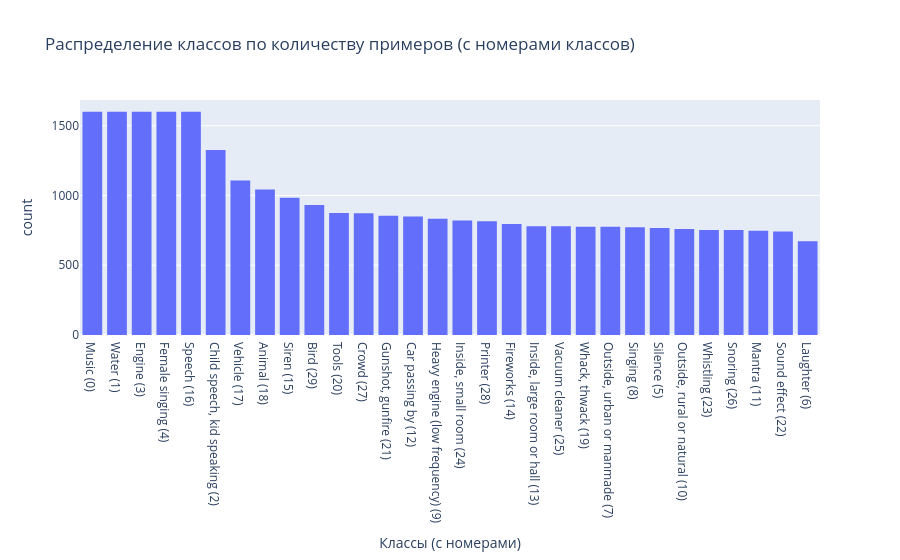
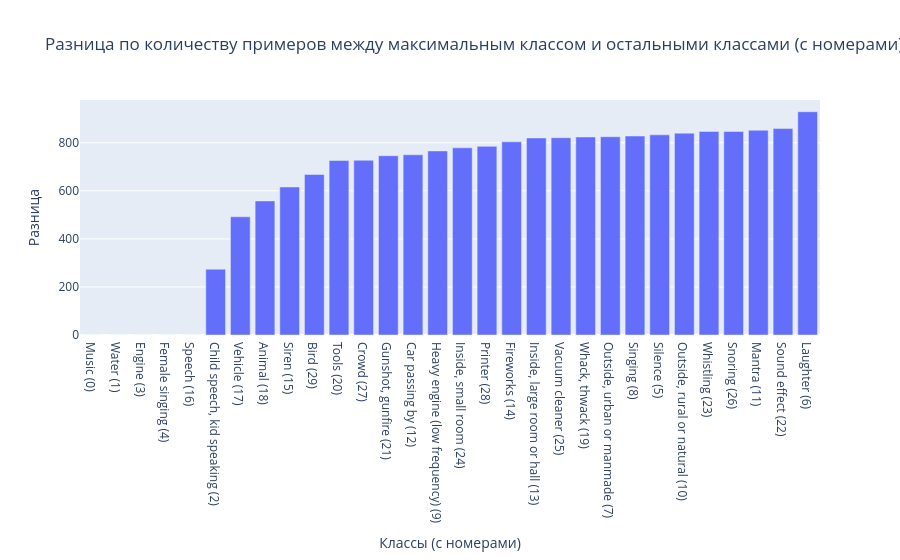

The code cell stored with these charts, in order, in its notebook:
### Markdown cell above
Посмотрим на распределение меток классов, а так же расчитаем разницу между каждым классом количеством примером меньшим максимамльно класса представленного в датасете:

### Code cell
# Extract text labels from the training dataset
text_labels = [id2label_fn(label) for label in raw_dataset['train']['genre']]

# Get the labels from the training dataset with class numbers
class_labels_with_numbers = [f"{label} ({label2id_fn(label)})" for label in text_labels]

# Create a DataFrame with the labels and class numbers
label_df_with_numbers = pd.DataFrame(class_labels_with_numbers, columns=['Label'])

# Calculate the count of each label with class numbers
label_counts_with_numbers = label_df_with_numbers['Label'].value_counts()

# Plot the distribution of class labels with class numbers
fig_with_numbers = px.histogram(label_df_with_numbers, x='Label', title='Распределение классов по количеству примеров (с номерами классов)', labels={'Label': 'Классы (с номерами)'})
fig_with_numbers.update_xaxes(categoryorder='total descending')
fig_with_numbers.show()

# Calculate the difference in count between the most numerous class and other classes
max_count = label_counts_with_numbers.max()
label_counts_diff_with_numbers = max_count - label_counts_with_numbers

# Create a DataFrame for the differences
label_diff_df_with_numbers = pd.DataFrame({
    'Label': label_counts_diff_with_numbers.index,
    'Difference': label_counts_diff_with_numbers.values
})

# Plot the difference in count between the most numerous class and other classes
fig_diff_with_numbers = px.bar(label_diff_df_with_numbers, x='Label', y='Difference', title='Разница по количеству примеров между максимальным классом и остальными классами (с номерами)', labels={'Label': 'Классы (с номерами)', 'Difference': 'Разница'})
fig_diff_with_numbers.show()

### Figure 1 — Plotly figure (JSON) as saved in the notebook; plotly's stock layout.template omitted (floating-point values rounded to 4 significant figures; data arrays with more than 128 entries replaced by an {"elided": "..."} marker saying what was removed)
{"data": [{"alignmentgroup": "True", "bingroup": "x", "hovertemplate": "Классы (с номерами)=%{x}<br>count=%{y}<extra></extra>", "legendgroup": "", "marker": {"color": "#636efa", "pattern": {"shape": ""}}, "name": "", "offsetgroup": "", "orientation": "v", "showlegend": false, "type": "histogram", "x": {"elided": "29184 str values"}, "xaxis": "x", "yaxis": "y"}], "layout": {"barmode": "relative", "legend": {"tracegroupgap": 0}, "title": {"text": "Распределение классов по количеству примеров (с номерами классов)"}, "xaxis": {"anchor": "y", "categoryorder": "total descending", "domain": [0, 1], "title": {"text": "Классы (с номерами)"}}, "yaxis": {"anchor": "x", "domain": [0, 1], "title": {"text": "count"}}}}

### Figure 2 — Plotly figure (JSON) as saved in the notebook; plotly's stock layout.template omitted (floating-point values rounded to 4 significant figures)
{"data": [{"alignmentgroup": "True", "hovertemplate": "Классы (с номерами)=%{x}<br>Разница=%{y}<extra></extra>", "legendgroup": "", "marker": {"color": "#636efa", "pattern": {"shape": ""}}, "name": "", "offsetgroup": "", "orientation": "v", "showlegend": false, "textposition": "auto", "type": "bar", "x": ["Music (0)", "Water (1)", "Engine (3)", "Female singing (4)", "Speech (16)", "Child speech, kid speaking (2)", "Vehicle (17)", "Animal (18)", "Siren (15)", "Bird (29)", "Tools (20)", "Crowd (27)", "Gunshot, gunfire (21)", "Car passing by (12)", "Heavy engine (low frequency) (9)", "Inside, small room (24)", "Printer (28)", "Fireworks (14)", "Inside, large room or hall (13)", "Vacuum cleaner (25)", "Whack, thwack (19)", "Outside, urban or manmade (7)", "Singing (8)", "Silence (5)", "Outside, rural or natural (10)", "Whistling (23)", "Snoring (26)", "Mantra (11)", "Sound effect (22)", "Laughter (6)"], "xaxis": "x", "y": [0, 0, 0, 0, 0, 274, 492, 558, 616, 668, 726, 727, 746, 750, 766, 779, 785, 804, 820, 821, 824, 825, 828, 833, 840, 847, 847, 852, 859, 929], "yaxis": "y"}], "layout": {"barmode": "relative", "legend": {"tracegroupgap": 0}, "title": {"text": "Разница по количеству примеров между максимальным классом и остальными классами (с номерами)"}, "xaxis": {"anchor": "y", "domain": [0, 1], "title": {"text": "Классы (с номерами)"}}, "yaxis": {"anchor": "x", "domain": [0, 1], "title": {"text": "Разница"}}}}
